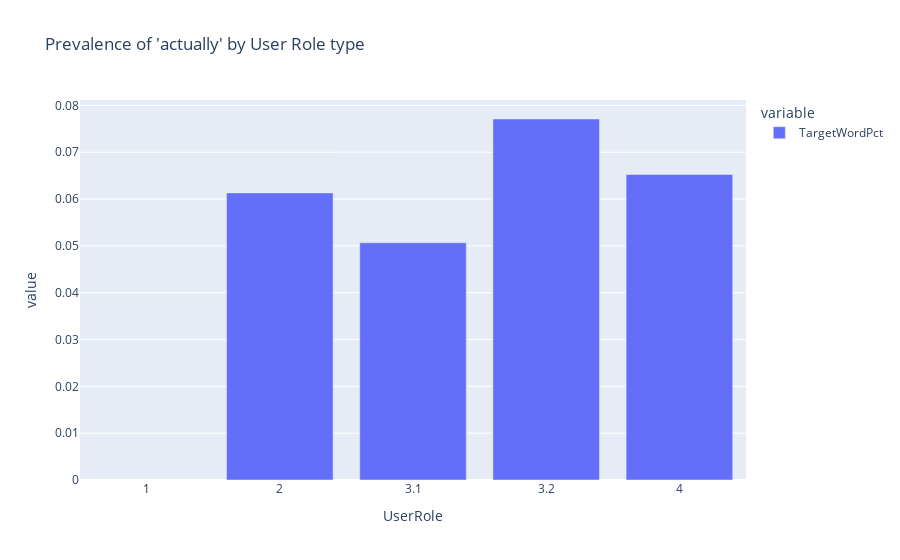

Notebook source saved alongside this figure:
### Markdown cell above
The chi-squared statistic and p-value suggest a meaningful difference in the use of
"actually" across user groups!

### Code cell
actually_by_user_role_df["TargetWordPct"] = (
    actually_by_user_role_df["TargetWordPresent"] /
    actually_by_user_role_df["TargetWordAbsent"]
)
px.bar(
    actually_by_user_role_df["TargetWordPct"],
    title="Prevalence of 'actually' by User Role type"
)

### Figure 1 — Plotly figure (JSON) as saved in the notebook; plotly's stock layout.template omitted (floating-point values rounded to 4 significant figures)
{"data": [{"alignmentgroup": "True", "hovertemplate": "variable=TargetWordPct<br>UserRole=%{x}<br>value=%{y}<extra></extra>", "legendgroup": "TargetWordPct", "marker": {"color": "#636efa", "pattern": {"shape": ""}}, "name": "TargetWordPct", "offsetgroup": "TargetWordPct", "orientation": "v", "showlegend": true, "textposition": "auto", "type": "bar", "x": ["1", "2", "3.1", "3.2", "4"], "xaxis": "x", "y": [null, 0.06131, 0.05067, 0.07709, 0.06525], "yaxis": "y"}], "layout": {"barmode": "relative", "legend": {"title": {"text": "variable"}, "tracegroupgap": 0}, "title": {"text": "Prevalence of 'actually' by User Role type"}, "xaxis": {"anchor": "y", "domain": [0, 1], "title": {"text": "UserRole"}}, "yaxis": {"anchor": "x", "domain": [0, 1], "title": {"text": "value"}}}}
